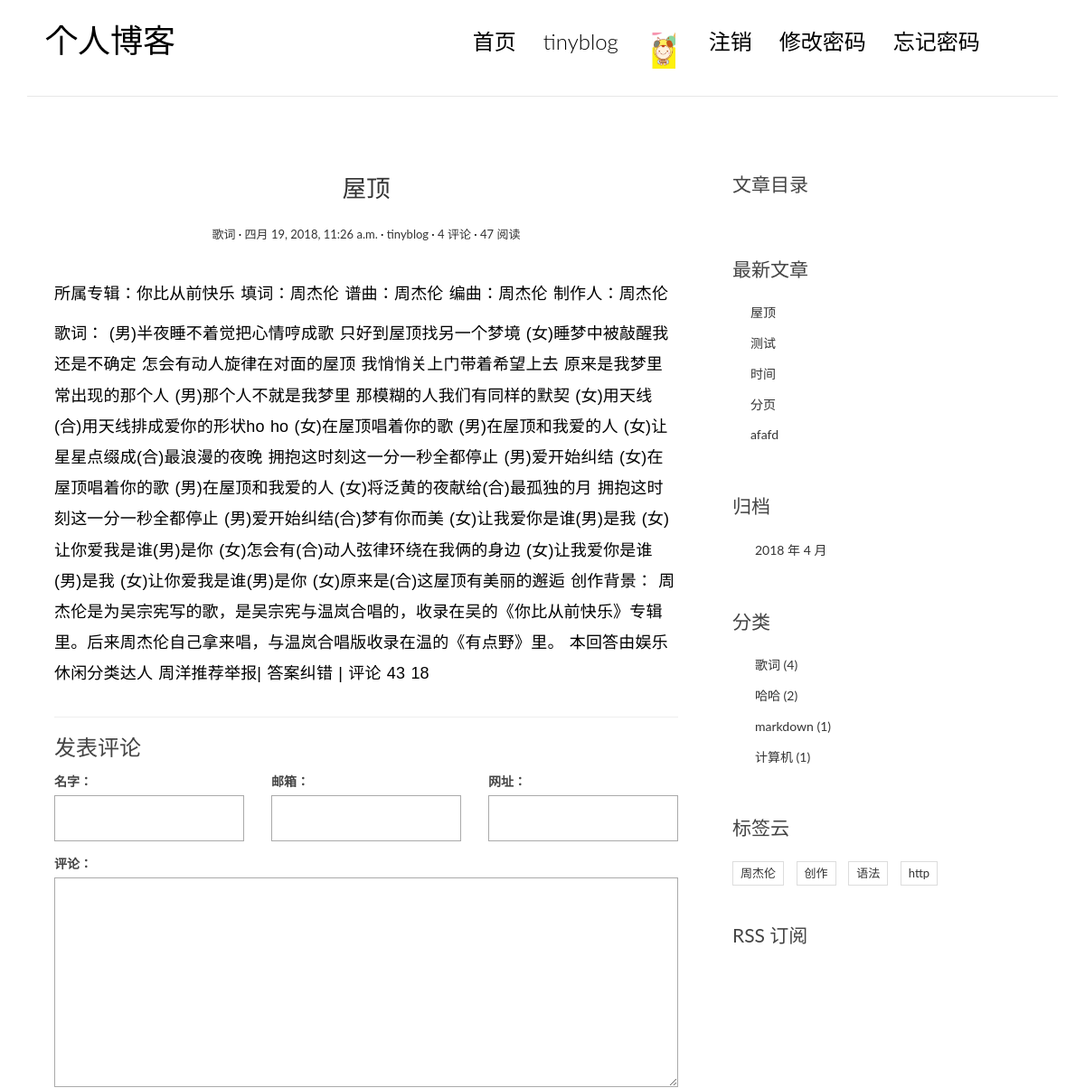
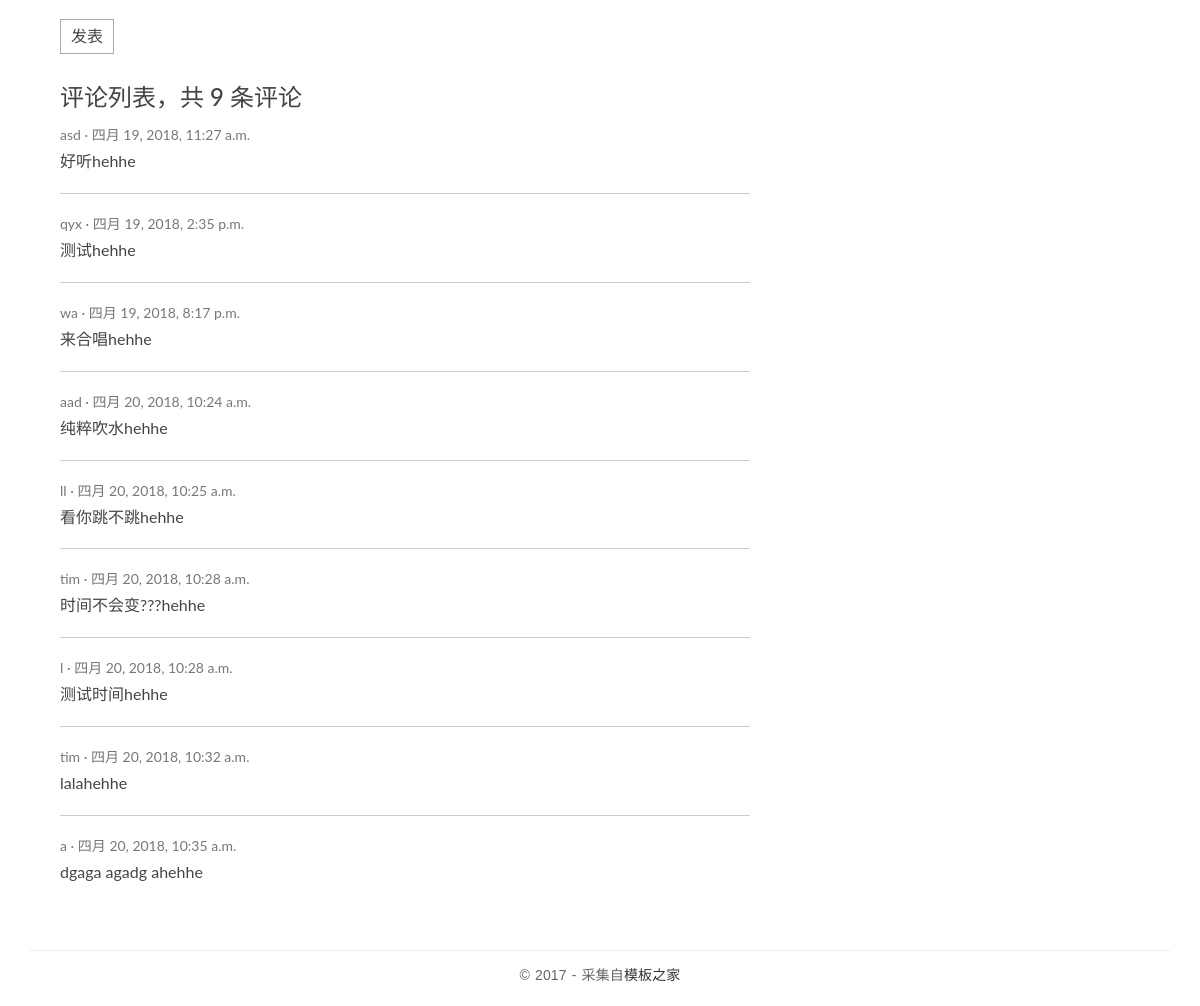
Page /detail/1 (signed in) on the committed database (2 pictures, top to bottom).
### users/models.py (models this page shows)
class User(AbstractUser):
    nickname = models.CharField(max_length=50,blank=True)
    headshot = models.ImageField(upload_to='avator/%Y/%m/%d',default='default.jpg')
    signature = models.CharField(max_length=128,default='this guy is too lazy to leave anything here!')
    class Meta(AbstractUser.Meta):
        pass

### blogs/models.py (models this page shows, shortened)
class Post(models.Model):
    author = models.ForeignKey(User)
    category = models.ForeignKey('Category')
    tag = models.ManyToManyField('Tag')
    created_time = models.DateTimeField(auto_now_add=True)
    modified_time = models.DateTimeField(auto_now=True)
    content = models.TextField()
    excerpt = models.CharField(max_length=100,blank=True,null=True)
    title = models.CharField(max_length=20)
    views = models.IntegerField(default=0)
    def increase_views(self):
        self.views += 1
        self.save(update_fields=['views'])
    def save(self,*args,**kwargs):
        if not self.excerpt:
            md=markdown.Markdown(extensions=[
                'markdown.extensions.extra',
                'markdown.extensions.codehilite',
            ])
            self.excerpt = strip_tags(md.convert(self.content))[:40]
        super().save(*args, **kwargs)
    def get_absolute_url(self):
        return reverse('blogs:detail',kwargs={'pk':self.pk})

class Category(models.Model):
    name = models.CharField(max_length=20)
    def __str__(self):
        return self.name

class Tag(models.Model):
    name = models.CharField(max_length=20)
    def __str__(self):
        return self.name

### comments/models.py (models this page shows, shortened)
class Comment(models.Model):
    name = models.CharField(max_length=100)
    email = models.EmailField()
    url = models.URLField(blank=True)
    text = models.TextField()
    created_time = models.DateTimeField(auto_now_add=True)
    post = models.ForeignKey('blogs.Post')

### blogs/views.py (the view)
# urls.py: url(r'^detail/(?P<pk>\d+)',PostDetailView.as_view(),name='detail'),
class PostDetailView(DetailView):
    model = Post
    template_name = 'blogs/detail.html'
    context_object_name = 'post'
    def get(self,*args,**kwargs):
        response = super().get(*args,**kwargs)
        self.object.increase_views()
        return response
    def get_object(self, queryset=None):
        post = super().get_object()
        md = markdown.Markdown(extensions=[
            'markdown.extensions.extra',
            'markdown.extensions.codehilite',
            TocExtension(slugify=slugify),
        ])
        post.content = md.convert(post.content)
        post.toc = md.toc
        return post
    def get_context_data(self, **kwargs):
        context = super().get_context_data(**kwargs)
        post = context['post']
        comment_list = post.comment_set.all()
        form = CommentForm()
        context.update({
            'comment_list':comment_list,
            'form':form,
        })
        return context

### comments/forms.py
class CommentForm(forms.ModelForm):
    class Meta:
        model = Comment
        fields = ['name','email','url','text']

### blogs/templatetags/mytags.py (called while the page is built)
@register.simple_tag
def get_recent_posts(num=5):
    return Post.objects.all()[:num]

@register.simple_tag
def get_categories():
    return Category.objects.annotate(num_post=Count('post')).filter(num_post__gt=0)

@register.simple_tag
def get_tags():
    return Tag.objects.annotate(num_post=Count('post')).filter(num_post__gt=0)

@register.simple_tag
def get_archives(num=5):
    return Post.objects.dates('created_time','month',order='DESC')[:num]

### blogs/templates/blogs/detail.html (shortened to what this page needs)
{% extends 'blogs/base.html' %}
{% block content %}
     <article class="post post-1">
                   <header class="entry-header">
                        <h1 class="entry-title">
                            <a href="{{ post.get_absolute_url }}">{{ post.title }}</a>
                        </h1>
                        <div class="entry-meta">
                            <span class="post-category"><a href="#">{{ post.category }}</a></span>
                            <span class="post-date"><a href="#"><time class="entry-date"
                                                                      >{{ post.modified_time }}</time></a></span>
                            <span class="post-author"><a href="#">{{ post.author }}</a></span>
                            <span class="comments-link"><a href="#">4 评论</a></span>
                            <span class="views-count"><a href="#">{{ post.views }} 阅读</a></span>
                        </div>
                    </header>
                    <div class="entry-content clearfix">
                      <p>{{ post.content|safe}}</p>
                    </div>
                </article>
                <section class="comment-area" id="comment-area">
                    <hr>
                    <h3>发表评论</h3>
                      <form action="{% url 'comments:post_comment' post.pk%}" method="post" class="comment-form">
                        <div class="row">
                            <div class="col-md-4">
                                <label for="{{ form.name.id_for_label }}">名字：</label>
                                {{ form.name }}
                            </div>
                            <div class="col-md-4">
                                <label for="{{ form.email.id_for_label }}">邮箱：</label>
                                {{ form.email }}
                            </div>
                            <div class="col-md-4">
                                <label for="{{ form.url.id_for_label }}">网址：</label>
                                {{ form.url }}
                            </div>
                            <div class="col-md-12">
                                <label for="{{ form.text.id_for_label }}">评论：</label>
                               {{ form.text }}
                                <button type="submit" class="comment-btn">发表</button>
                            </div>
                        </div>
                    </form>
                    <div class="comment-list-panel">
                        <h3>评论列表，共 <span>{{ post.comment_set.count }}</span> 条评论</h3>
                        <ul class="comment-list list-unstyled">
                            {% for comment in comment_list %}
                            <li class="comment-item">
                                <span class="nickname">{{ comment.name }}</span>
                                <time class="submit-date">{{ comment.created_time }}</time>
                                <div class="text">
                                 {{ comment.text }}hehhe
                                </div>
                            </li>
                                {% empty %}
                                还没人评论,快来抢沙发
                            {% endfor %}
                        </ul>
                    </div>
                </section>
{% endblock %}
{% block toc %}
     <div class="widget widget-content">
                    <h3 class="widget-title">文章目录</h3>
                </div>
{% endblock %}

### blogs/templates/blogs/base.html (shortened to what this page needs)
{% load staticfiles %}
{% load mytags %}
<!DOCTYPE html>
<html>
<head>
    <link rel="stylesheet" href="{% static "css/bootstrap.min.css"%}">
    <link rel="stylesheet" href="http://code.ionicframework.com/ionicons/2.0.1/css/ionicons.min.css">
    <link rel="stylesheet" href="{% static "css/pace.css" %}">
    <link rel="stylesheet" href="{% static "css/custom.css" %}">
    <link rel="stylesheet" href="{% static "css/highlights/github.css" %}">
</head>
<body>
<div class="container">
    <header id="site-header">
        <div class="row">
            <div class="col-md-4 col-sm-5 col-xs-8">
                <div class="logo">
                    <h1><a href="{% url 'blogs:index' %}"><b>个人博客</b></a></h1>
                </div>
            </div>
            <div class="col-md-8 col-sm-7 col-xs-4">
                <nav class="main-nav" role="navigation">
                    <div class="collapse navbar-collapse" id="bs-example-navbar-collapse-1">
                        <ul class="nav navbar-nav navbar-right">
                            <li class="cl-effect-11"><a href="{% url 'blogs:index' %}" data-hover="首页">首页</a></li>
                            {% if user.is_authenticated %}
                                <li class="cl-effect-11"><a href="{% url 'users:edit' user.pk %}" data-hover="{{ user.username }}">{{ user.username }}</a></li>
                                <li class="cl-effect-11"><a href="#" ><img height='40px' width="40px" src="{{ user.headshot.url}}" alt=""></a></li>
                                <li class="cl-effect-11"><a href="{% url 'logout' %}" data-hover="注销">注销</a></li>
                                <li class="cl-effect-11"><a href="{% url 'password_change' %}" data-hover="修改密码">修改密码</a></li>
                                <li class="cl-effect-11"><a href="{% url 'password_reset' %}" data-hover="忘记密码">忘记密码</a></li>
                                {% else %}
                                <li class="cl-effect-11"><a href="{% url 'login' %}?next={{ request.path }}" data-hover="登录">登录</a></li>
                                <li class="cl-effect-11"><a href="{% url 'users:register' %}?next={{ request.path }}" data-hover="注册">注册</a></li>
                            {% endif %}
                        </ul>
                    </div>
                </nav>
            </div>
        </div>
    </header>
</div>
<div class="content-body">
    <div class="container">
        <div class="row">
            <main class="col-md-8">
                {% block content %}{% endblock %}
            </main>
            <aside class="col-md-4">
            {% block toc %}
            {% endblock %}
                <div class="widget widget-recent-posts">
                    <h3 class="widget-title">最新文章</h3>
                    <ul>
                        {% get_recent_posts as recent_posts %}
                        {% for one_post in recent_posts %}
                            <li>
                                <a href="{% url 'blogs:detail' one_post.pk %}">{{ one_post.title }}</a>
                            </li>
                        {% endfor %}
                    </ul>
                </div>
                <div class="widget widget-archives">
                    <h3 class="widget-title">归档</h3>
                    <ul>
                        {% get_archives as created_times %}
                        {% for  created_time in created_times %}
                             <li>
                            <a href="{% url 'blogs:bymonth' created_time.month %}">{{ created_time.year }} 年 {{ created_time.month }} 月</a>
                        </li>
                        {% endfor %}
                    </ul>
                </div>
                <div class="widget widget-category">
                    <h3 class="widget-title">分类</h3>
                    <ul>
                        {% get_categories as catetories %}
                        {% for category in catetories %}
                        <li>
                            <a href="{% url 'blogs:cate' category.id %}">{{ category }} <span class="post-count">({{ category.post_set.count }})</span></a>
                        </li>
                         {% endfor %}
                    </ul>
                </div>
                <div class="widget widget-tag-cloud">
                    <h3 class="widget-title">标签云</h3>
                    <ul>
                        {% get_tags as tags  %}
                        {% for tag in tags  %}
                        <li>
                            <a href="{% url 'blogs:tag' tag.id %}">{{ tag }}</a>
                        </li>
                        {% endfor %}
                    </ul>
                </div>
                <div class="rss">
                    <a href="{% url 'blogs:rss' %}"> RSS 订阅</a>
                </div>
            </aside>
        </div>
    </div>
</div>
<footer id="site-footer">
    <div class="container">
        <div class="row">
            <div class="col-md-12">
                <p class="copyright">&copy 2017 - 采集自<a href="http://www.cssmoban.com/"
                                                        target="_blank" title="模板之家">模板之家</a>
                </p>
            </div>
        </div>
    </div>
</footer>
</body>
</html>

### blogs/static/css/custom.css (style rules this page uses)
* { outline: none; }
h1, h2, h3, h4, h5, h6 { margin-top: 0; }
b { font-weight: 400; }
a { color: #333; }
body { color: #444; font-family: 'Lato', sans-serif; }
p { font-family: 'Ubuntu', sans-serif; font-weight: 400; word-spacing: 1px; letter-spacing: 0.01em; }
img { max-width: 100%; }
#site-header { background-color: #FFF; padding: 25px 20px; margin-bottom: 40px; border-bottom: 1px solid #e7e7e7; }
.logo h1 a { color: #000; }
.logo h1 { margin: 0; font-family: 'Lato', sans-serif; font-weight: 300; }
.main-nav { margin-top: 11px; max-width: 95%; }
.main-nav a { color: #000000 !important; padding: 0 0 5px 0 !important; margin-right: 30px; font-family: 'Lato', sans-serif; font-weight: 300; font-size: 24px; }
.cl-effect-11 a { padding: 10px 0; color: #0972b4; text-shadow: none; }
.cl-effect-11 a::before { position: absolute; top: 0; left: 0; overflow: hidden; padding: 0 0 5px 0 !important; max-width: 0; border-bottom: 1px solid #000; color: #000; content: attr(data-hover); white-space: nowrap; -webkit-transition: max-width 0.5s; -moz-transition: max-width 0.5s; transition: max-width 0.5s; }
.content-body { padding-bottom: 4em; }
.post { background: #fff; padding: 30px 30px 0; }
.entry-title { text-align: center; font-size: 1.9em; margin-bottom: 20px; line-height: 1.6; padding: 10px 20px 0; }
.entry-meta { text-align: center; color: #DDDDDD; font-size: 13px; margin-bottom: 30px; }
.entry-content { font-size: 18px; line-height: 1.9; font-weight: 300; color: #000; }
.post-category::after, .post-date::after, .post-author::after, .comments-link::after { content: ' ·'; color: #000; }
.widget { background: #fff; padding: 30px 0 0; }
.widget-title { font-size: 1.5em; margin-bottom: 20px; line-height: 1.6; padding: 10px 0 0; font-weight: 400; }
.widget-recent-posts ul { padding: 0; margin: 0; padding-left: 20px; }
.widget-recent-posts ul li { list-style-type: none; position: relative; line-height: 170%; margin-bottom: 10px; }
.widget-recent-posts ul li::before { content: '\f3d3'; font-family: "Ionicons"; position: absolute; left: -17px; top: 3px; font-size: 16px; color: #000; }
.widget-archives ul { padding: 0; margin: 0; padding-left: 25px; }
.widget-archives ul li { list-style-type: none; position: relative; line-height: 170%; margin-bottom: 10px; }
.widget-archives ul li::before { content: '\f3f3'; font-family: "Ionicons"; position: absolute; left: -25px; top: 1px; font-size: 16px; color: #000; }
.widget-category ul { padding: 0; margin: 0; padding-left: 25px; }
.widget-category ul li { list-style-type: none; position: relative; line-height: 170%; margin-bottom: 10px; }
.widget-category ul li::before { content: '\f3fe'; font-family: "Ionicons"; position: absolute; left: -25px; top: 1px; font-size: 18px; color: #000; }
.widget-tag-cloud ul { padding: 0; margin: 0; margin-right: -10px; }
.widget-tag-cloud ul li { list-style-type: none; font-size: 13px; display: inline-block; margin-right: 10px; margin-bottom: 10px; padding: 3px 8px; border: 1px solid #ddd; }
.rss { font-size: 21px; margin-top: 30px; }
.rss a { color: #444; }
#site-footer { padding-top: 10px; padding: 0 0 1.5em 0; }
.copyright { text-align: center; padding-top: 1em; margin: 0; border-top: 1px solid #eee; color: #666; }
.contact-form input, .comment-form input { border: 1px solid #aaa; margin-bottom: 15px; width: 100%; padding: 15px 15px; font-size: 16px; line-height: 100%; transition: 0.4s border-color linear; }
.contact-form textarea, .comment-form textarea { border: 1px solid #aaa; margin-bottom: 15px; width: 100%; padding: 15px 15px; font-size: 16px; line-height: 20px !important; min-height: 183px; transition: 0.4s border-color linear; }
.comment-area { padding: 0 30px 0; }
.comment-form { margin-top: 15px; }
.comment-form .comment-btn { background-color: #fff; border: 1px solid #aaa; font-size: 16px; padding: 5px 10px; }
.comment-list-panel { margin-top: 30px; }
.comment-list { margin-top: 15px; }
.comment-item:not(:last-child) { border-bottom: 1px #ccc solid; margin-bottom: 20px; padding-bottom: 20px; }
.comment-item .nickname, .comment-item .submit-date { color: #777; font-size: 14px; }
.comment-item .nickname:after { content: ' ·'; }
.comment-item .text { padding-top: 5px; font-size: 16px; }

### rows in the picture
User: username "tinyblog", headshot (picture)
Post: title "屋顶", category "歌词", modified_time "四月 19, 2018, 11:26 a.m.", author "tinyblog", views "47", content "所属专辑：你比从前快乐 填词：周杰伦 谱曲：周杰伦 编曲：周杰伦 制作人：周杰伦 歌词： (男)半夜睡不着觉把心情哼成歌 只好到屋顶找另一个梦境 (女)睡梦中被敲醒我还是不确定 怎会有动人旋律在对面的屋顶 我悄悄关上门带着希望上去 原来是我梦里常出现的那个人 (男)那个人不就是我梦里 那模糊的人我们有同样的默契 (女)用天线(合)用天线排成爱你的形状ho ho (女)在屋顶唱着你的歌 (男)在屋顶和我爱的人 (女)让星星点缀成(合)最浪漫的夜晚 拥抱这时刻这一分一秒全都停止 (男)爱开始纠结 (女)在屋顶唱着你的歌 (男)在屋顶和我爱的人 (女)将泛黄的夜献给(合)最孤独的月 拥抱这时刻这一分一秒全都停止 (男)爱开始纠结(合)梦有你而美 (女)让我爱你是谁(男)是我 (女)让你爱我是谁(男)是你 (女)怎会有(合)动人弦律环绕在我俩的身边 (女)让我爱你是谁(男)是我 (女)让你爱我是谁(男)是你 (女)原来是(合)这屋顶有美丽的邂逅 创作背景： 周杰伦是为吴宗宪写的歌，是吴宗宪与温岚合唱的，收录在吴的《你比从前快乐》专辑里。后来周杰伦自己拿来唱，与温岚合唱版收录在温的《有点野》里。 本回答由娱乐休闲分类达人 周洋推荐举报| 答案纠错 | 评论 43 18", comment_set.count "9"
Comment: name "asd", created_time "四月 19, 2018, 11:27 a.m.", text "好听"
Comment: name "qyx", created_time "四月 19, 2018, 2:35 p.m.", text "测试"
Comment: name "wa", created_time "四月 19, 2018, 8:17 p.m.", text "来合唱"
Comment: name "aad", created_time "四月 20, 2018, 10:24 a.m.", text "纯粹吹水"
Comment: name "ll", created_time "四月 20, 2018, 10:25 a.m.", text "看你跳不跳"
Comment: name "tim", created_time "四月 20, 2018, 10:28 a.m.", text "时间不会变???"
Comment: name "l", created_time "四月 20, 2018, 10:28 a.m.", text "测试时间"
Comment: name "tim", created_time "四月 20, 2018, 10:32 a.m.", text "lala"
Comment: name "a", created_time "四月 20, 2018, 10:35 a.m.", text "dgaga agadg a"
Post: title "测试"
Post: title "时间"
Post: title "分页"
Post: title "afafd"
Category: name "歌词", post_set.count "4"
Category: name "哈哈", post_set.count "2"
Category: name "markdown", post_set.count "1"
Category: name "计算机", post_set.count "1"
Tag: name "周杰伦"
Tag: name "创作"
Tag: name "语法"
Tag: name "http"

### other values in the picture
{{ created_time.year }} "2018"
{{ created_time.month }} "4"
